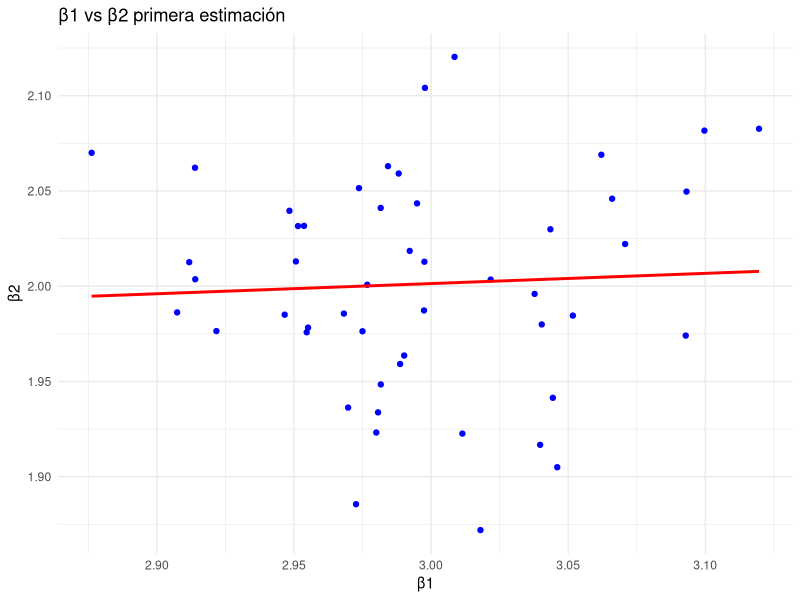
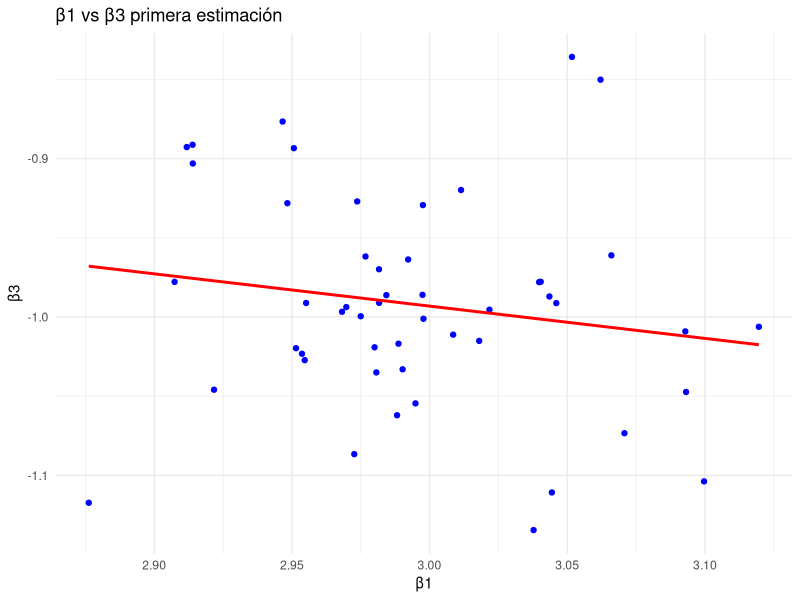
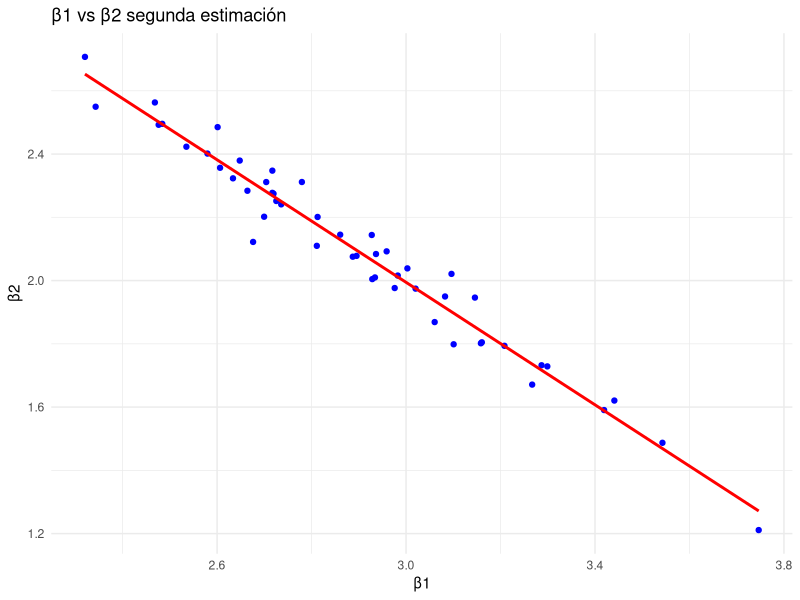
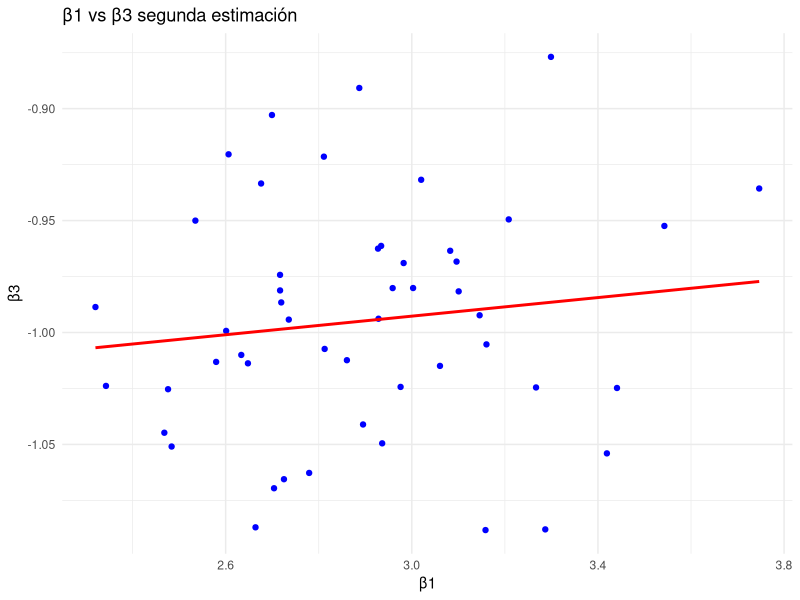
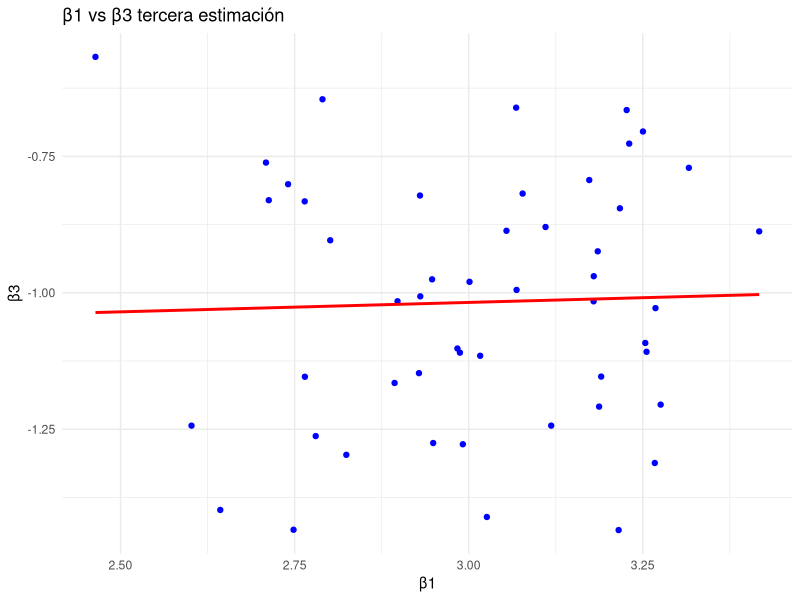
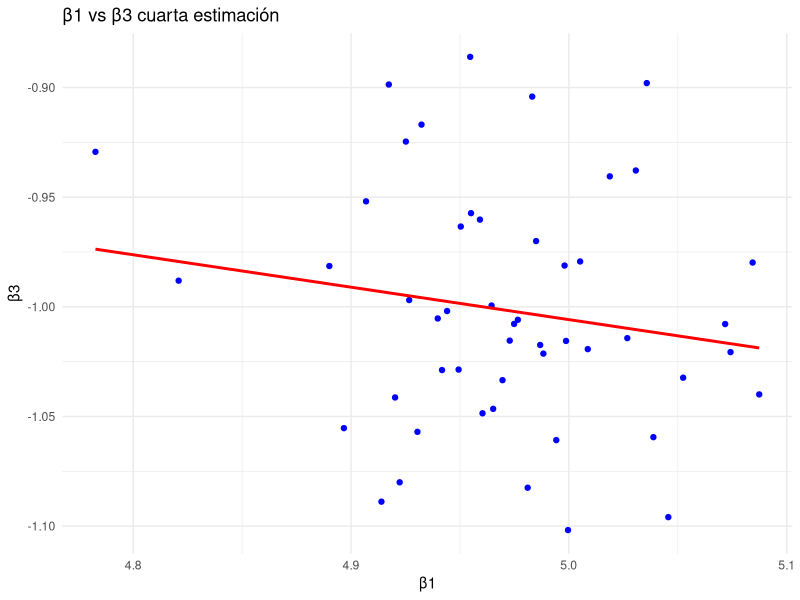

These charts were generated, in order, by the following R code:
# -------------------------- ECONOMETRIA AVANZADA  ----------------------------#
# --------------------------    MAE UdeSA 2025     ----------------------------#
# --------------------------           TP 1        ----------------------------#
#limpio el entorno
rm(list = ls())

# Set directory
getwd() 
#setwd("/Users/ninadicostanzopereira/Desktop/CORE/ECON/tp1") #mi computadora
#setwd("/Users/ninadicostanzopereira/Desktop/ECONOMETR-A") #GIT 
#setwd("C:/Users/sebib/Documents/GitHub/ECONOMETR-A")



dir()
#install.packages("xtable")
#install.packages("openxlsx")
#install.packages("ggplot2")  
library(openxlsx)
library(xtable)
library(ggplot2)




num_datasets <- 50

df_list <- vector("list", num_datasets)


for (i in 1:50) {
  set.seed(i)
  
  n <- 100
  #valores verdaderos
  b_0 <- 100
  b_1 <- 3
  b_2 <- 2
  b_3 <- -1
  
  
  x1 <- runif(n, min = 0, max = 200)
  x2 <- runif(n, min = 0, max = 200)
  x3 <- runif(n, min = 0, max = 200)
  
  u <- rnorm(n, mean = 0, sd = sqrt(1100))
  
  y <- b_0 + b_1 * x1 + b_2 * x2 + b_3 * x3 + u
  
  #creamos los df
  df_list[[i]] <- data.frame(y, x1, x2, x3, u)   
}  

head(df_list[[1]])

#-----------------------------2------------------------correlación
cor_list <- vector("list", num_datasets)
for (i in 1:50)
{
  cor(df_list[[i]])
  cor_list[[i]] <- cor(df_list[[i]][, c("x1", "x2", "x3")])
}
#nos quedamos con la 22 y exportamos a .csv y latex:
corr_matrix <- cor_list[[22]]
write.csv(corr_matrix, "correlaciontp1.csv", row.names = TRUE)

cor_table <- xtable(corr_matrix, caption = "Matriz de correlación entre x1, x2 y x3")

# Guardar en un archivo .tex
sink("correlaciontp1.tex")
print(cor_table, type = "latex", include.rownames = TRUE, include.colnames= TRUE)
sink()

# -----------3-Estime β0, β1, β2 y β3 para las 50 muestras y guarde los datos en un Excel llamado
#primera_estimacion.xlsx. Tiene que quedarle una planilla con cuatro columnas y
#50 estimaciones distintas.

coef_mat <- matrix(nrow=50, ncol=4)
colnames(coef_mat) <- c("Beta_0", "Beta_1", "Beta_2", "Beta_3")  

for (i in 1:50)
{
  modelo <- lm(y ~ x1 + x2 + x3, data = df_list[[i]]) 
  coef_mat[i, ] <- coef(modelo)
  
}

df_coef <- as.data.frame(coef_mat)
# Guardar en un excel
write.xlsx(df_coef, "primera_estimacion.xlsx", overwrite = TRUE)

#______________________________4______________________________________
#cargamos el archivo
coef_df <- read.xlsx("primera_estimacion.xlsx")
head(coef_df)
#primer gráfico beta_1 beta_2

ggplot(df_coef, aes(x = Beta_1, y = Beta_2)) +
  geom_point(color = "blue") +
  geom_smooth(method = "lm", color = "red", se = FALSE) +
  labs(title = "β1 vs β2 primera estimación", x = "β1", y = "β2") + #NINACAMBIÁ ESTO
  theme_minimal()
ggsave("plot1_4_1.png")

#segundo gráfico beta_1 beta_3

ggplot(df_coef, aes(x = Beta_1, y = Beta_3)) +
  geom_point(color = "blue") +
  geom_smooth(method = "lm", color = "red", se = FALSE) +
  labs(title = "β1 vs β3 primera estimación", x = "β1", y = "β3") + #NINACAMBIÁ ESTO
  theme_minimal()
ggsave("plot1_4_2.png")

#_______________________5_________________________________

df_list2 <- vector("list", num_datasets)



for (i in 1:50) {
  set.seed(i)
  
  n <- 100
  x1 <- runif(n, min = 0, max = 200)
  x2 <- scale(matrix( rnorm(100), ncol=1 ))
  xs <- cbind(scale(x1),x2)
  c1 <- var(xs)
  chol1 <- solve(chol(c1))
  newx <- xs
  newc <- matrix(
    c(1 , 0.987,
      0.987, 1 ), ncol=2)
  eigen(newc)
  chol2 <- chol(newc)
  xm2 <- newx%*% chol2 * sd(x1) + mean(x1)
  x2 <- xm2[, 2]
  
  x3 <- runif(n, min = 0, max = 200)
  
  
  u <- rnorm(n, mean = 0, sd = sqrt(1100))
  
  y <- b_0 + b_1 * x1 + b_2 * x2 + b_3 * x3 + u
  
  #creamos los df
  df_list2[[i]] <- data.frame(y, x1, x2, x3, u)   
}  

head(df_list2[[1]])

coef_mat <- matrix(nrow=50, ncol=4)
colnames(coef_mat) <- c("Beta_0", "Beta_1", "Beta_2", "Beta_3")  

for (i in 1:50)
{
  modelo <- lm(y ~ x1 + x2 + x3, data = df_list2[[i]]) 
  coef_mat[i, ] <- coef(modelo)
  
}

df_coef2 <- as.data.frame(coef_mat)
# Guardar en un excel
write.xlsx(df_coef2, "segunda_estimacion.xlsx", overwrite = TRUE)

##---6

#cargamos el archivo
coef_df2 <- read.xlsx("segunda_estimacion.xlsx")
head(coef_df2)
#primer gráfico beta_1 beta_2

ggplot(coef_df2, aes(x = Beta_1, y = Beta_2)) +
  geom_point(color = "blue") +
  geom_smooth(method = "lm", color = "red", se = FALSE) +
  labs(title = "β1 vs β2 segunda estimación", x = "β1", y = "β2") + #NINACAMBIÁ ESTO
  theme_minimal()
ggsave("plot1_6_1.png")

#segundo gráfico beta_1 beta_3

ggplot(coef_df2, aes(x = Beta_1, y = Beta_3)) +
  geom_point(color = "blue") +
  geom_smooth(method = "lm", color = "red", se = FALSE) +
  labs(title = "β1 vs β3 segunda estimación", x = "β1", y = "β3") + #NINACAMBIÁ ESTO
  theme_minimal()
ggsave("plot1_6_2.png")


#Ejercicio 2--------------------------------


num_datasets <- 50

df_list3 <- vector("list", num_datasets)


for (i in 1:50) {
  set.seed(i)
  
  n <- 100
  #valores verdaderos
  b_0 <- 100
  b_1 <- 3
  b_2 <- 2
  b_3 <- -1
  
  
  x1 <- runif(n, min = 0, max = 200)
  x2 <- runif(n, min = 0, max = 200)
  x3 <- runif(n, min = 0, max = 200)
  
  u <- rnorm(n, mean = 0, sd = sqrt(1100))
  
  y <- b_0 + b_1 * x1 + b_2 * x2 + b_3 * x3 + u
  
  #creamos los df
  df_list3[[i]] <- data.frame(y, x1, x2, x3, u)   
}  

head(df_list3[[1]])

coef_mat3 <- matrix(nrow=50, ncol=3)
colnames(coef_mat3) <- c("Beta_0", "Beta_1","Beta_3")  

for (i in 1:50)
{
  modelo <- lm(y ~ x1 + x3, data = df_list[[i]]) 
  coef_mat3[i, ] <- coef(modelo)
  
}

df_coef3 <- as.data.frame(coef_mat3)
# Guardar en un excel
write.xlsx(df_coef3, "tercera_estimacion.xlsx", overwrite = TRUE)

#______________________________Gráfico______________________________________
#cargamos el archivo
coef_df3 <- read.xlsx("tercera_estimacion.xlsx")
head(coef_df3)
#primer gráfico beta_1 beta_3

ggplot(coef_df3, aes(x = Beta_1, y = Beta_3)) +
  geom_point(color = "blue") +
  geom_smooth(method = "lm", color = "red", se = FALSE) +
  labs(title = "β1 vs β3 tercera estimación", x = "β1", y = "β3") + #NINACAMBIÁ ESTO
  theme_minimal()
ggsave("plot2_1.png")


#----Ejercicio 2 b) 


df_list4 <- vector("list", num_datasets)


for (i in 1:50) {
  set.seed(i)
  
  n <- 100
  x1 <- runif(n, min = 0, max = 200)
  x2 <- scale(matrix( rnorm(100), ncol=1 ))
  xs <- cbind(scale(x1),x2)
  c1 <- var(xs)
  chol1 <- solve(chol(c1))
  newx <- xs
  newc <- matrix(
    c(1 , 0.987,
      0.987, 1 ), ncol=2)
  eigen(newc)
  chol2 <- chol(newc)
  xm2 <- newx%*% chol2 * sd(x1) + mean(x1)
  x2 <- xm2[, 2]
  
  x3 <- runif(n, min = 0, max = 200)
  
  
  u <- rnorm(n, mean = 0, sd = sqrt(1100))
  
  y <- b_0 + b_1 * x1 + b_2 * x2 + b_3 * x3 + u
  
  #creamos los df
  df_list4[[i]] <- data.frame(y, x1, x2, x3, u)   
}  

head(df_list4[[1]])

coef_mat4 <- matrix(nrow=50, ncol=3)
colnames(coef_mat4) <- c("Beta_0", "Beta_1", "Beta_3")  

for (i in 1:50)
{
  modelo <- lm(y ~ x1 + x3, data = df_list4[[i]]) 
  coef_mat4[i, ] <- coef(modelo)
  
}

df_coef4 <- as.data.frame(coef_mat4)
# Guardar en un excel
write.xlsx(df_coef4, "cuarta_estimacion.xlsx", overwrite = TRUE)

##---6

#cargamos el archivo
coef_df4 <- read.xlsx("cuarta_estimacion.xlsx")
head(coef_df4)

#segundo gráfico beta_1 beta_3

ggplot(coef_df4, aes(x = Beta_1, y = Beta_3)) +
  geom_point(color = "blue") +
  geom_smooth(method = "lm", color = "red", se = FALSE) +
  labs(title = "β1 vs β3 cuarta estimación", x = "β1", y = "β3") + #NINACAMBIÁ ESTO
  theme_minimal()
ggsave("plot2_2.png")

#varianzas dE los betas 

#PRIMERA ESTIMACIÓN
coef_df <- read.xlsx("primera_estimacion.xlsx")
varianzas1 <- apply(coef_df, 2, var)
df_varianzas1 <- data.frame(Parametro = colnames(coef_df), Varianza = varianzas1)
print(df_varianzas1)
write.xlsx(df_varianzas1, "varianzas_primera_estimacion.xlsx", overwrite = TRUE)

#SEGUNDA ESTIMACIÓN
coef_df2 <- read.xlsx("segunda_estimacion.xlsx")
varianzas2 <- apply(coef_df2, 2, var)
df_varianzas2 <- data.frame(Parametro = colnames(coef_df), Varianza = varianzas2)
print(df_varianzas2)
write.xlsx(df_varianzas2, "varianzas_segunda_estimacion.xlsx", overwrite = TRUE)

#TERCERA ESTIMACIÓN
coef_df3 <- read.xlsx("tercera_estimacion.xlsx")
varianzas3 <- apply(coef_df3, 2, var)
df_varianzas3 <- data.frame(Parametro = colnames(coef_df3), Varianza = varianzas3)
print(df_varianzas3)
write.xlsx(df_varianzas3, "varianzas_tercera_estimacion.xlsx", overwrite = TRUE)

#CUARTA ESTIMACIÓN
coef_df4 <- read.xlsx("cuarta_estimacion.xlsx")
varianzas4 <- apply(coef_df4, 2, var)
df_varianzas4 <- data.frame(Parametro = colnames(coef_df4), Varianza = varianzas4)
print(df_varianzas4)
write.xlsx(df_varianzas4, "varianzas_cuarta_estimacion.xlsx", overwrite = TRUE)